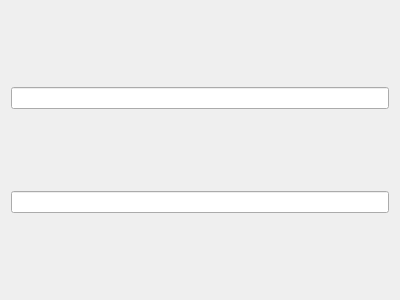
<?xml version="1.0" encoding="UTF-8"?>
<ui version="4.0">
 <class>PersonPageWidget</class>
 <widget class="QWidget" name="PersonPageWidget">
  <property name="geometry">
   <rect>
    <x>0</x>
    <y>0</y>
    <width>400</width>
    <height>300</height>
   </rect>
  </property>
  <property name="windowTitle">
   <string>Form</string>
  </property>
  <layout class="QVBoxLayout" name="verticalLayout">
   <item>
    <widget class="QLineEdit" name="lineEdit"/>
   </item>
   <item>
    <widget class="QLineEdit" name="lineEdit_2"/>
   </item>
  </layout>
 </widget>
 <resources/>
 <connections/>
</ui>
